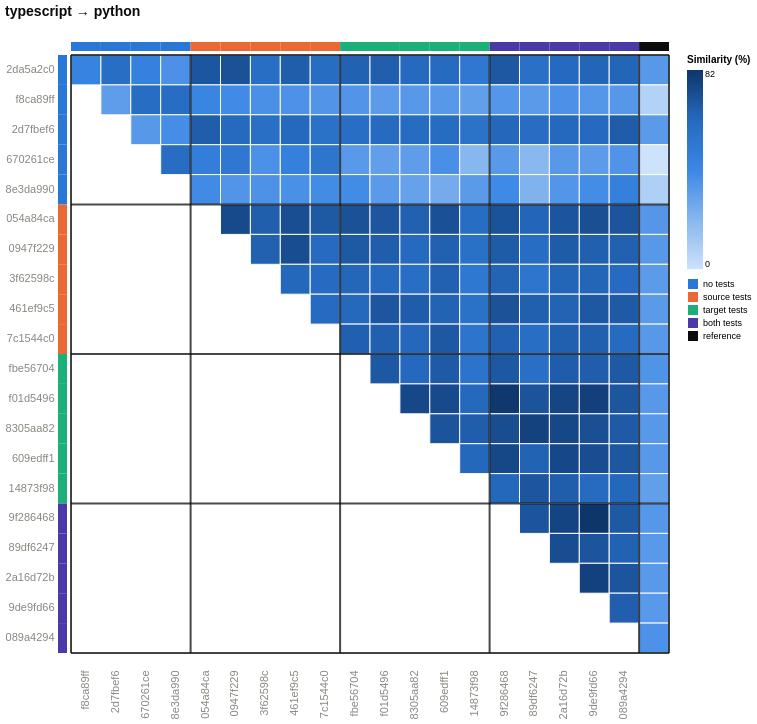

The specification (Vega-Lite) saved for this image:
### Vega-Lite specification from a JSON file in a GitHub repository (floating-point values rounded to 4 significant figures; data arrays with more than 128 entries replaced by an {"elided": "..."} marker saying what was removed)
{"config": {"view": {"continuousWidth": 300, "continuousHeight": 300}, "axis": {"labelAngle": -45}, "axisX": {"labelAngle": -37.5}}, "layer": [{"data": {"name": "data-465819c042bad907db1ab02adc55a57e"}, "mark": {"type": "rect", "stroke": "#fcfcfb", "strokeWidth": 1}, "encoding": {"color": {"field": "similarity_pct", "legend": {"gradientLength": 199.3, "labelFontSize": 9, "titleFontSize": 10}, "scale": {"domain": [0.0, 82.05], "range": ["#cde2fb", "#86b6ef", "#3987e5", "#256abf", "#0d366b"]}, "title": "Similarity (%)", "type": "quantitative"}, "x": {"axis": {"domain": false, "labelAngle": -90, "labelColor": {"expr": "datum.label === '' ? '#0b0b0b' : '#898781'"}, "labelFontSize": 11, "labelFontWeight": {"expr": "datum.label === '' ? 'bold' : 'normal'"}, "labelPadding": 17, "ticks": false}, "field": "port_a", "scale": {"domain": ["f8ca89ff", "2d7fbef6", "670261ce", "8e3da990", "054a84ca", "0947f229", "3f62598c", "461ef9c5", "7c1544c0", "fbe56704", "f01d5496", "8305aa82", "609edff1", "14873f98", "9f286468", "89df6247", "2a16d72b", "9de9fd66", "089a4294", ""]}, "title": null, "type": "nominal"}, "y": {"axis": {"domain": false, "labelColor": {"expr": "datum.label === '' ? '#0b0b0b' : '#898781'"}, "labelFontSize": 11, "labelFontWeight": {"expr": "datum.label === '' ? 'bold' : 'normal'"}, "labelPadding": 17, "ticks": false, "labelAngle": 0}, "field": "port_b", "scale": {"domain": ["2da5a2c0", "f8ca89ff", "2d7fbef6", "670261ce", "8e3da990", "054a84ca", "0947f229", "3f62598c", "461ef9c5", "7c1544c0", "fbe56704", "f01d5496", "8305aa82", "609edff1", "14873f98", "9f286468", "89df6247", "2a16d72b", "9de9fd66", "089a4294"]}, "title": null, "type": "nominal"}}}, {"data": {"name": "data-0c8c20afef0e94207290b938ddfb22c6"}, "mark": {"type": "rect"}, "encoding": {"color": {"field": "condition", "legend": {"labelFontSize": 9, "symbolType": "square", "title": null}, "scale": {"domain": ["no tests", "source tests", "target tests", "both tests", "reference"], "range": ["#2a78d6", "#eb6834", "#1baf7a", "#4a3aa7", "#0b0b0b"]}, "type": "nominal"}, "x": {"axis": {"domain": false, "labelAngle": -90, "labelColor": {"expr": "datum.label === '' ? '#0b0b0b' : '#898781'"}, "labelFontSize": 11, "labelFontWeight": {"expr": "datum.label === '' ? 'bold' : 'normal'"}, "labelPadding": 17, "ticks": false}, "field": "port", "scale": {"domain": ["f8ca89ff", "2d7fbef6", "670261ce", "8e3da990", "054a84ca", "0947f229", "3f62598c", "461ef9c5", "7c1544c0", "fbe56704", "f01d5496", "8305aa82", "609edff1", "14873f98", "9f286468", "89df6247", "2a16d72b", "9de9fd66", "089a4294", ""]}, "title": null, "type": "nominal"}, "y": {"value": -13}, "y2": {"value": -4}}}, {"data": {"name": "data-936e38fabab3f05ddd28d48856a734ac"}, "mark": {"type": "rect"}, "encoding": {"color": {"field": "condition", "legend": null, "scale": {"domain": ["no tests", "source tests", "target tests", "both tests", "reference"], "range": ["#2a78d6", "#eb6834", "#1baf7a", "#4a3aa7", "#0b0b0b"]}, "type": "nominal"}, "x": {"value": -13}, "x2": {"value": -4}, "y": {"axis": {"domain": false, "labelColor": {"expr": "datum.label === '' ? '#0b0b0b' : '#898781'"}, "labelFontSize": 11, "labelFontWeight": {"expr": "datum.label === '' ? 'bold' : 'normal'"}, "labelPadding": 17, "ticks": false, "labelAngle": 0}, "field": "port", "scale": {"domain": ["2da5a2c0", "f8ca89ff", "2d7fbef6", "670261ce", "8e3da990", "054a84ca", "0947f229", "3f62598c", "461ef9c5", "7c1544c0", "fbe56704", "f01d5496", "8305aa82", "609edff1", "14873f98", "9f286468", "89df6247", "2a16d72b", "9de9fd66", "089a4294"]}, "title": null, "type": "nominal"}}}, {"data": {"name": "data-04b4250989e03a9dd4c0af9abbe0f0b1"}, "mark": {"type": "rule", "color": "#0b0b0b", "opacity": 0.75, "strokeWidth": 2}, "encoding": {"x": {"bandPosition": 0, "field": "port", "scale": {"domain": ["f8ca89ff", "2d7fbef6", "670261ce", "8e3da990", "054a84ca", "0947f229", "3f62598c", "461ef9c5", "7c1544c0", "fbe56704", "f01d5496", "8305aa82", "609edff1", "14873f98", "9f286468", "89df6247", "2a16d72b", "9de9fd66", "089a4294", ""]}, "type": "nominal"}}}, {"data": {"name": "data-0095387c21554dc7fd58c9569b886ec5"}, "mark": {"type": "rule", "color": "#0b0b0b", "opacity": 0.75, "strokeWidth": 2}, "encoding": {"y": {"bandPosition": 0, "field": "port", "scale": {"domain": ["2da5a2c0", "f8ca89ff", "2d7fbef6", "670261ce", "8e3da990", "054a84ca", "0947f229", "3f62598c", "461ef9c5", "7c1544c0", "fbe56704", "f01d5496", "8305aa82", "609edff1", "14873f98", "9f286468", "89df6247", "2a16d72b", "9de9fd66", "089a4294"]}, "type": "nominal"}}}, {"data": {"name": "data-60a2a85462df18174b77591c17302d23"}, "mark": {"type": "rule", "color": "#0b0b0b", "opacity": 0.75, "strokeWidth": 2}, "encoding": {"x": {"bandPosition": 1, "field": "port", "scale": {"domain": ["f8ca89ff", "2d7fbef6", "670261ce", "8e3da990", "054a84ca", "0947f229", "3f62598c", "461ef9c5", "7c1544c0", "fbe56704", "f01d5496", "8305aa82", "609edff1", "14873f98", "9f286468", "89df6247", "2a16d72b", "9de9fd66", "089a4294", ""]}, "type": "nominal"}}}, {"data": {"name": "data-68824a9eae53c11850caebba91dbb0e8"}, "mark": {"type": "rule", "color": "#0b0b0b", "opacity": 0.75, "strokeWidth": 2}, "encoding": {"y": {"bandPosition": 1, "field": "port", "scale": {"domain": ["2da5a2c0", "f8ca89ff", "2d7fbef6", "670261ce", "8e3da990", "054a84ca", "0947f229", "3f62598c", "461ef9c5", "7c1544c0", "fbe56704", "f01d5496", "8305aa82", "609edff1", "14873f98", "9f286468", "89df6247", "2a16d72b", "9de9fd66", "089a4294"]}, "type": "nominal"}}}], "height": 598, "resolve": {"scale": {"color": "independent"}}, "title": {"text": "typescript → python", "anchor": "start", "color": "#0b0b0b", "fontSize": 14, "offset": 23, "subtitleFontSize": 10}, "width": 598, "$schema": "https://vega.github.io/schema/vega-lite/v6.4.1.json", "datasets": {"data-465819c042bad907db1ab02adc55a57e": {"elided": "210 records"}, "data-0c8c20afef0e94207290b938ddfb22c6": [{"port": "f8ca89ff", "condition": "no tests"}, {"port": "2d7fbef6", "condition": "no tests"}, {"port": "670261ce", "condition": "no tests"}, {"port": "8e3da990", "condition": "no tests"}, {"port": "054a84ca", "condition": "source tests"}, {"port": "0947f229", "condition": "source tests"}, {"port": "3f62598c", "condition": "source tests"}, {"port": "461ef9c5", "condition": "source tests"}, {"port": "7c1544c0", "condition": "source tests"}, {"port": "fbe56704", "condition": "target tests"}, {"port": "f01d5496", "condition": "target tests"}, {"port": "8305aa82", "condition": "target tests"}, {"port": "609edff1", "condition": "target tests"}, {"port": "14873f98", "condition": "target tests"}, {"port": "9f286468", "condition": "both tests"}, {"port": "89df6247", "condition": "both tests"}, {"port": "2a16d72b", "condition": "both tests"}, {"port": "9de9fd66", "condition": "both tests"}, {"port": "089a4294", "condition": "both tests"}, {"port": "", "condition": "reference"}], "data-936e38fabab3f05ddd28d48856a734ac": [{"port": "2da5a2c0", "condition": "no tests"}, {"port": "f8ca89ff", "condition": "no tests"}, {"port": "2d7fbef6", "condition": "no tests"}, {"port": "670261ce", "condition": "no tests"}, {"port": "8e3da990", "condition": "no tests"}, {"port": "054a84ca", "condition": "source tests"}, {"port": "0947f229", "condition": "source tests"}, {"port": "3f62598c", "condition": "source tests"}, {"port": "461ef9c5", "condition": "source tests"}, {"port": "7c1544c0", "condition": "source tests"}, {"port": "fbe56704", "condition": "target tests"}, {"port": "f01d5496", "condition": "target tests"}, {"port": "8305aa82", "condition": "target tests"}, {"port": "609edff1", "condition": "target tests"}, {"port": "14873f98", "condition": "target tests"}, {"port": "9f286468", "condition": "both tests"}, {"port": "89df6247", "condition": "both tests"}, {"port": "2a16d72b", "condition": "both tests"}, {"port": "9de9fd66", "condition": "both tests"}, {"port": "089a4294", "condition": "both tests"}], "data-04b4250989e03a9dd4c0af9abbe0f0b1": [{"port": "f8ca89ff", "condition": "no tests"}, {"port": "054a84ca", "condition": "source tests"}, {"port": "fbe56704", "condition": "target tests"}, {"port": "9f286468", "condition": "both tests"}, {"port": "", "condition": "reference"}], "data-0095387c21554dc7fd58c9569b886ec5": [{"port": "2da5a2c0", "condition": "no tests"}, {"port": "054a84ca", "condition": "source tests"}, {"port": "fbe56704", "condition": "target tests"}, {"port": "9f286468", "condition": "both tests"}], "data-60a2a85462df18174b77591c17302d23": [{"port": ""}], "data-68824a9eae53c11850caebba91dbb0e8": [{"port": "089a4294"}]}}
